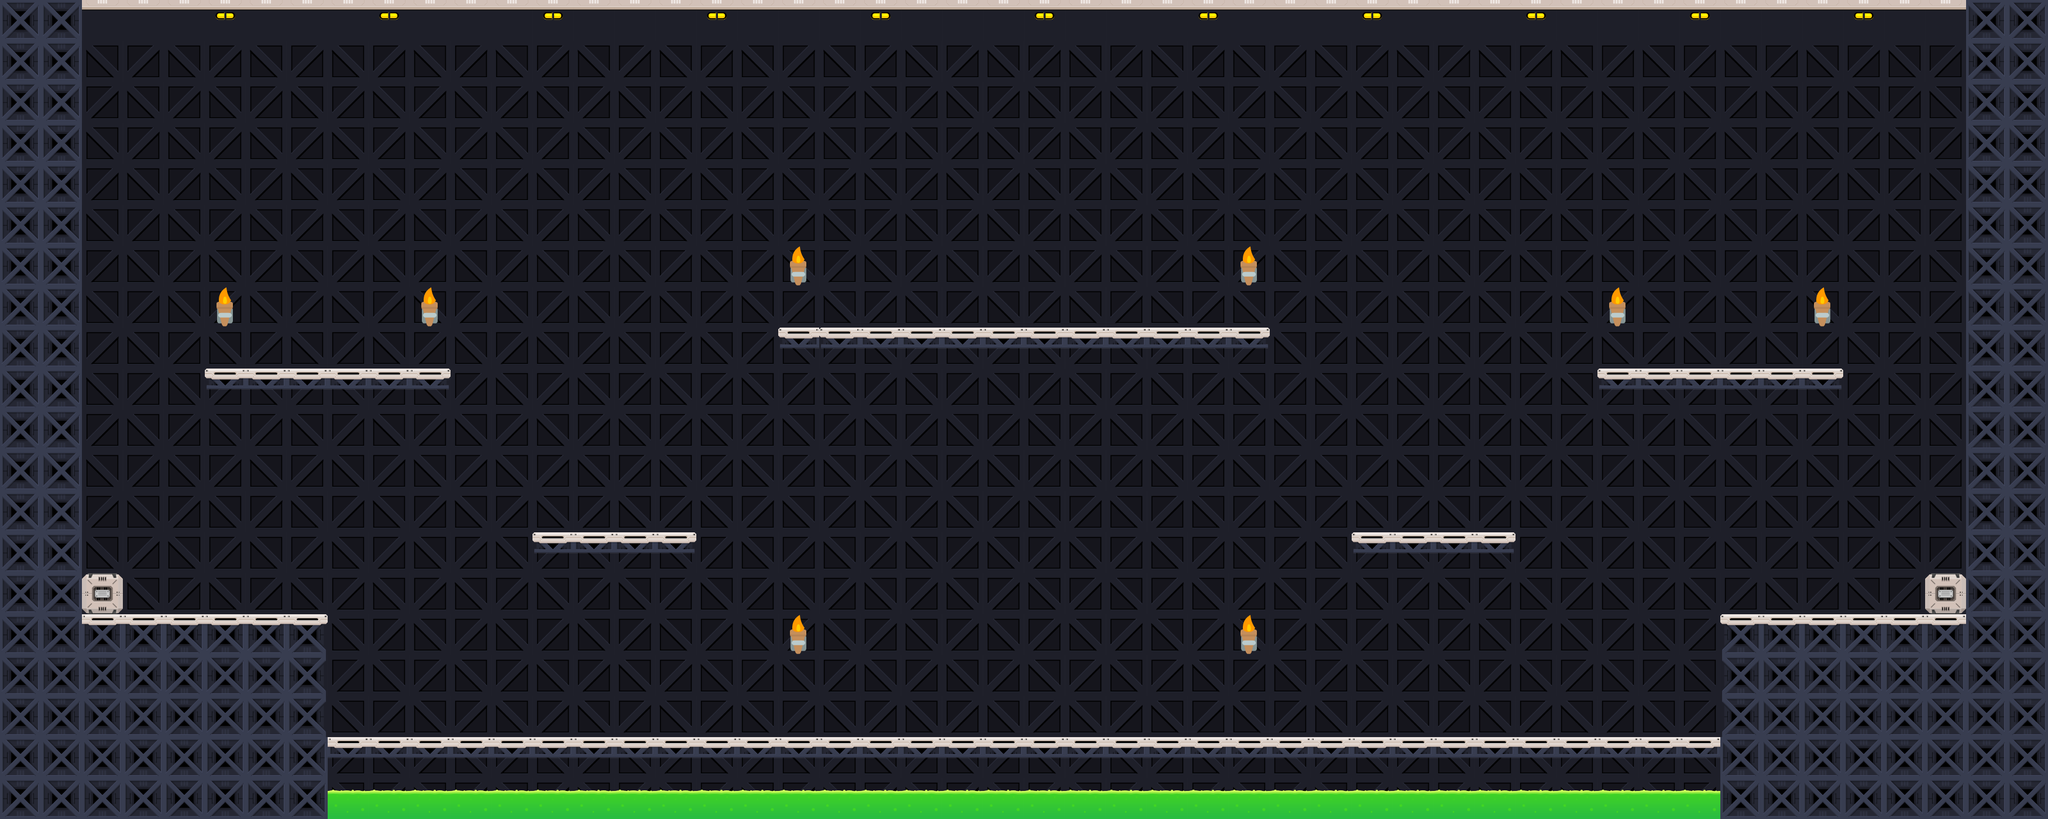

This game map was drawn from its Tiled (.tmx) file and the tilesets committed beside it. A one-line description and the full map source follow:
An orthogonal 50x20 tile map with 70x70 px tiles, 2 tile layers (Background, Level 1), 3 tilesets.

<map version="1.0" orientation="orthogonal" renderorder="right-down" width="50" height="20" tilewidth="70" tileheight="70" nextobjectid="1">
 <tileset firstgid="1" name="sheet" tilewidth="70" tileheight="70" tilecount="98" columns="14">
  <image source="sheet.png" width="980" height="490" />
 </tileset>
 <tileset firstgid="99" name="tiles_spritesheet" tilewidth="70" tileheight="70" spacing="2" tilecount="156" columns="12">
  <image source="tiles_spritesheet.png" width="914" height="936" />
 </tileset>
 <tileset firstgid="255" name="lab_tilesheet" tilewidth="70" tileheight="70" spacing="1" tilecount="42" columns="6">
  <image source="lab_tilesheet.png" width="425" height="496" />
 </tileset>
 <layer name="Background" width="50" height="20">
  <data encoding="csv">
257,263,257,263,257,263,257,263,257,263,257,263,257,263,257,263,257,263,257,263,257,263,257,263,257,263,257,263,257,263,257,263,257,263,257,263,257,263,257,263,257,263,257,263,257,263,257,263,257,263,
263,257,263,257,263,257,263,257,263,257,263,257,263,257,263,257,263,257,263,257,263,257,263,257,263,257,263,257,263,257,263,257,263,257,263,257,263,257,263,257,263,257,263,257,263,257,263,257,263,257,
257,263,257,263,257,263,257,263,257,263,257,263,257,263,257,263,257,263,257,263,257,263,257,263,257,263,257,263,257,263,257,263,257,263,257,263,257,263,257,263,257,263,257,263,257,263,257,263,257,263,
263,257,263,257,263,257,263,257,263,257,263,257,263,257,263,257,263,257,263,257,263,257,263,257,263,257,263,257,263,257,263,257,263,257,263,257,263,257,263,257,263,257,263,257,263,257,263,257,263,257,
257,263,257,263,257,263,257,263,257,263,257,263,257,263,257,263,257,263,257,263,257,263,257,263,257,263,257,263,257,263,257,263,257,263,257,263,257,263,257,263,257,263,257,263,257,263,257,263,257,263,
263,257,263,257,263,257,263,257,263,257,263,257,263,257,263,257,263,257,263,257,263,257,263,257,263,257,263,257,263,257,263,257,263,257,263,257,263,257,263,257,263,257,263,257,263,257,263,257,263,257,
257,263,257,263,257,263,257,263,257,263,257,263,257,263,257,263,257,263,257,263,257,263,257,263,257,263,257,263,257,263,257,263,257,263,257,263,257,263,257,263,257,263,257,263,257,263,257,263,257,263,
263,257,263,257,263,257,263,257,263,257,263,257,263,257,263,257,263,257,263,257,263,257,263,257,263,257,263,257,263,257,263,257,263,257,263,257,263,257,263,257,263,257,263,257,263,257,263,257,263,257,
257,263,257,263,257,263,257,263,257,263,257,263,257,263,257,263,257,263,257,263,257,263,257,263,257,263,257,263,257,263,257,263,257,263,257,263,257,263,257,263,257,263,257,263,257,263,257,263,257,263,
263,257,263,257,263,257,263,257,263,257,263,257,263,257,263,257,263,257,263,257,263,257,263,257,263,257,263,257,263,257,263,257,263,257,263,257,263,257,263,257,263,257,263,257,263,257,263,257,263,257,
257,263,257,263,257,263,257,263,257,263,257,263,257,263,257,263,257,263,257,263,257,263,257,263,257,263,257,263,257,263,257,263,257,263,257,263,257,263,257,263,257,263,257,263,257,263,257,263,257,263,
263,257,263,257,263,257,263,257,263,257,263,257,263,257,263,257,263,257,263,257,263,257,263,257,263,257,263,257,263,257,263,257,263,257,263,257,263,257,263,257,263,257,263,257,263,257,263,257,263,257,
257,263,257,263,257,263,257,263,257,263,257,263,257,263,257,263,257,263,257,263,257,263,257,263,257,263,257,263,257,263,257,263,257,263,257,263,257,263,257,263,257,263,257,263,257,263,257,263,257,263,
263,257,263,257,263,257,263,257,263,257,263,257,263,257,263,257,263,257,263,257,263,257,263,257,263,257,263,257,263,257,263,257,263,257,263,257,263,257,263,257,263,257,263,257,263,257,263,257,263,257,
257,263,257,263,257,263,257,263,257,263,257,263,257,263,257,263,257,263,257,263,257,263,257,263,257,263,257,263,257,263,257,263,257,263,257,263,257,263,257,263,257,263,257,263,257,263,257,263,257,263,
263,257,263,257,263,257,263,257,263,257,263,257,263,257,263,257,263,257,263,257,263,257,263,257,263,257,263,257,263,257,263,257,263,257,263,257,263,257,263,257,263,257,263,257,263,257,263,257,263,257,
257,263,257,263,257,263,257,263,257,263,257,263,257,263,257,263,257,263,257,263,257,263,257,263,257,263,257,263,257,263,257,263,257,263,257,263,257,263,257,263,257,263,257,263,257,263,257,263,257,263,
263,257,263,257,263,257,263,257,263,257,263,257,263,257,263,257,263,257,263,257,263,257,263,257,263,257,263,257,263,257,263,257,263,257,263,257,263,257,263,257,263,257,263,257,263,257,263,257,263,257,
257,263,257,263,257,263,257,263,257,263,257,263,257,263,257,263,257,263,257,263,257,263,257,263,257,263,257,263,257,263,257,263,257,263,257,263,257,263,257,263,257,263,257,263,257,263,257,263,257,263,
237,237,237,237,237,237,237,237,263,257,263,257,263,257,263,257,263,257,263,257,263,257,263,257,263,257,263,257,263,257,263,257,263,257,263,257,263,257,263,257,263,257,263,257,263,257,263,257,263,257
</data>
 </layer>
 <layer name="Level 1" width="50" height="20">
  <data encoding="csv">
286,286,268,268,268,267,268,268,268,267,268,268,268,267,268,268,268,267,268,268,268,267,268,268,268,267,268,268,268,267,268,268,268,267,268,268,268,267,268,268,268,267,268,268,268,267,268,268,286,286,
286,286,0,0,0,0,0,0,0,0,0,0,0,0,0,0,0,0,0,0,0,0,0,0,0,0,0,0,0,0,0,0,0,0,0,0,0,0,0,0,0,0,0,0,0,0,0,0,286,286,
286,286,0,0,0,0,0,0,0,0,0,0,0,0,0,0,0,0,0,0,0,0,0,0,0,0,0,0,0,0,0,0,0,0,0,0,0,0,0,0,0,0,0,0,0,0,0,0,286,286,
286,286,0,0,0,0,0,0,0,0,0,0,0,0,0,0,0,0,0,0,0,0,0,0,0,0,0,0,0,0,0,0,0,0,0,0,0,0,0,0,0,0,0,0,0,0,0,0,286,286,
286,286,0,0,0,0,0,0,0,0,0,0,0,0,0,0,0,0,0,0,0,0,0,0,0,0,0,0,0,0,0,0,0,0,0,0,0,0,0,0,0,0,0,0,0,0,0,0,286,286,
286,286,0,0,0,0,0,0,0,0,0,0,0,0,0,0,0,0,0,0,0,0,0,0,0,0,0,0,0,0,0,0,0,0,0,0,0,0,0,0,0,0,0,0,0,0,0,0,286,286,
286,286,0,0,0,0,0,0,0,0,0,0,0,0,0,0,0,0,0,124,0,0,0,0,0,0,0,0,0,0,124,0,0,0,0,0,0,0,0,0,0,0,0,0,0,0,0,0,286,286,
286,286,0,0,0,124,0,0,0,0,124,0,0,0,0,0,0,0,0,0,0,0,0,0,0,0,0,0,0,0,0,0,0,0,0,0,0,0,0,124,0,0,0,0,124,0,0,0,286,286,
286,286,0,0,0,0,0,0,0,0,0,0,0,0,0,0,0,0,0,278,278,284,284,284,284,284,284,284,284,284,290,0,0,0,0,0,0,0,0,0,0,0,0,0,0,0,0,0,286,286,
286,286,0,0,0,278,284,284,284,284,290,0,0,0,0,0,0,0,0,0,0,0,0,0,0,0,0,0,0,0,0,0,0,0,0,0,0,0,0,278,284,284,284,284,290,0,0,0,286,286,
286,286,0,0,0,0,0,0,0,0,0,0,0,0,0,0,0,0,0,0,0,0,0,0,0,0,0,0,0,0,0,0,0,0,0,0,0,0,0,0,0,0,0,0,0,0,0,0,286,286,
286,286,0,0,0,0,0,0,0,0,0,0,0,0,0,0,0,0,0,0,0,0,0,0,0,0,0,0,0,0,0,0,0,0,0,0,0,0,0,0,0,0,0,0,0,0,0,0,286,286,
286,286,0,0,0,0,0,0,0,0,0,0,0,0,0,0,0,0,0,0,0,0,0,0,0,0,0,0,0,0,0,0,0,0,0,0,0,0,0,0,0,0,0,0,0,0,0,0,286,286,
286,286,0,0,0,0,0,0,0,0,0,0,0,278,284,284,290,0,0,0,0,0,0,0,0,0,0,0,0,0,0,0,0,278,284,284,290,0,0,0,0,0,0,0,0,0,0,0,286,286,
286,286,275,0,0,0,0,0,0,0,0,0,0,0,0,0,0,0,0,0,0,0,0,0,0,0,0,0,0,0,0,0,0,0,0,0,0,0,0,0,0,0,0,0,0,0,0,275,286,286,
286,286,277,277,277,277,277,283,0,0,0,0,0,0,0,0,0,0,0,124,0,0,0,0,0,0,0,0,0,0,124,0,0,0,0,0,0,0,0,0,0,0,271,277,277,277,277,277,286,286,
286,286,286,286,286,286,286,287,0,0,0,0,0,0,0,0,0,0,0,0,0,0,0,0,0,0,0,0,0,0,0,0,0,0,0,0,0,0,0,0,0,0,285,286,286,286,286,286,286,286,
286,286,286,286,286,286,286,287,0,0,0,0,0,0,0,0,0,0,0,0,0,0,0,0,0,0,0,0,0,0,0,0,0,0,0,0,0,0,0,0,0,0,285,286,286,286,286,286,286,286,
286,286,286,286,286,286,286,286,284,284,284,284,284,284,284,284,284,284,284,284,284,284,284,284,284,284,284,284,284,284,284,284,284,284,284,284,284,284,284,284,284,284,286,286,286,286,286,286,286,286,
286,286,286,286,286,286,286,286,261,261,261,261,261,261,261,261,261,261,261,261,261,261,261,261,261,261,261,261,261,261,261,261,261,261,261,261,261,261,261,261,261,261,286,286,286,286,286,286,286,286
</data>
 </layer>
</map>
